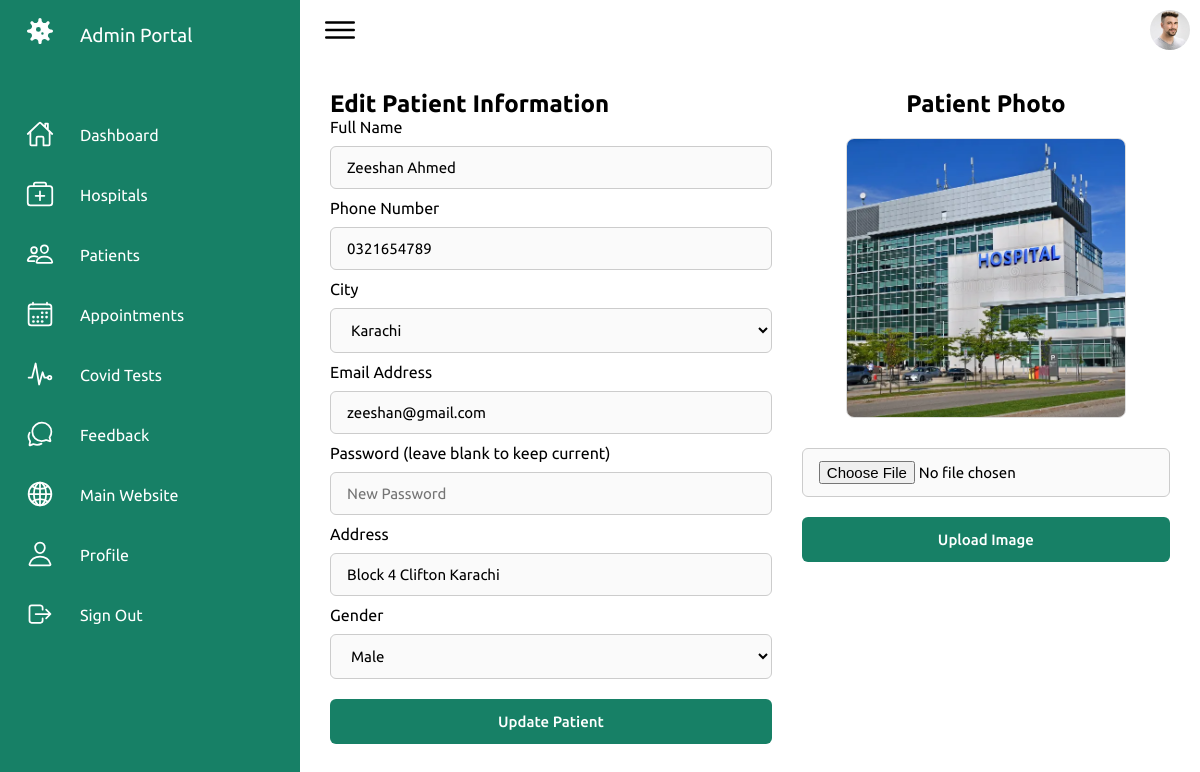
/admin/edit_patient.php?id=2 (signed in), run on the app's committed database.
### tables this page shows
CREATE TABLE `tbl_patient` (
  `id` int(11) NOT NULL AUTO_INCREMENT,
  `name` varchar(50) NOT NULL,
  `contact` varchar(15) NOT NULL DEFAULT '',
  `email` varchar(50) NOT NULL,
  `password` varchar(255) NOT NULL,
  `cid` int(11) NOT NULL DEFAULT 1,
  `address` varchar(150) NOT NULL DEFAULT '',
  `gender` varchar(15) NOT NULL DEFAULT '',
  `image` varchar(150) NOT NULL DEFAULT 'uploads/patients/user.jpg',
  `status` varchar(50) NOT NULL DEFAULT 'activate',
  PRIMARY KEY (`id`)
);

### admin/edit_patient.php (the view, shortened to what this page needs)
<?php
    include("connection.php");
    $id = isset($_GET['id']) ? intval($_GET['id']) : 0;
    $query = "SELECT * FROM tbl_patient WHERE id=$id";
    $result = mysqli_query($connection,$query);
    $row = mysqli_fetch_assoc($result);
?>
<!DOCTYPE html>
<html lang="en">
<head>
    <link rel="stylesheet" href="assets/css/index.css">
</head>
<body>
    <div class="container">
        <?php
            include("navigation.php");
        ?>
        <div class="main">
            <div class="topbar">
                <div class="toggle">
                    <ion-icon name="menu-outline"></ion-icon>
                </div>
                <div class="user">
                    <a href='profile.php'><img src="assets/imgs/customer01.jpg" alt="Profile"></a>
                </div>
            </div>
            <div class="mainContent">
                <div class="leftSide">
                <h2>Edit Patient Information</h2>
                <form method="post" autocomplete="off">
                    <label>Full Name</label>
                    <input type="text" placeholder="Enter Patient Name" name="name" value="<?php echo htmlspecialchars($row['name']);?>" required><br>
                    <label>Phone Number</label>
                    <input type="text" placeholder="Enter Patient Number" name="phone" value="<?php echo htmlspecialchars($row['contact']);?>"><br>
                    <label>City</label>
                    <select name="city" required>
                        <?php
                            $query = "SELECT * FROM tbl_city";
                            $result = mysqli_query($connection,$query);
                            if($result)
                            {
                                foreach ($result as $row1) {
                                    $selected = ($row['cid'] == $row1['id']) ? " selected" : "";
                                    echo "<option value='".$row1['id']."'$selected>".htmlspecialchars($row1['name'])."</option>";
                                }
                            }
                        ?>
                    </select><br>
                    <label>Email Address</label>
                    <input type="email" placeholder="Enter Patient Email" name="email" value="<?php echo htmlspecialchars($row['email']);?>" required><br>
                    <label>Password (leave blank to keep current)</label>
                    <input type="password" placeholder="New Password" name="password"><br>
                    <label>Address</label>
                    <input type="text" placeholder="Enter Patient Address" name="address" value="<?php echo htmlspecialchars($row['address']);?>"><br>
                    <label>Gender</label>
                    <select name="gender">
                        <option value="male" <?php echo (strtolower($row['gender']) === 'male') ? 'selected' : ''; ?>>Male</option>
                    </select>
                    <input type="submit" value="Update Patient" name="btnupdate">
                </form>
                </div>
                <div class="rightSide">
                    <h2>Patient Photo</h2>
                    <div class="image">
                        <?php
                            $patImg = "../uploads/patients/user.jpg";
                            if(!empty($row['image']))
                            {
                                $cleanName = basename($row['image']);
                                if(file_exists(dirname(__DIR__) . "/uploads/patients/" . $cleanName)) {
                                    $patImg = "../uploads/patients/" . $cleanName;
                                } elseif(file_exists(dirname(__DIR__) . "/" . $row['image'])) {
                                    $patImg = "../" . $row['image'];
                                }
                            }
                        ?>
                        <img src="<?php echo htmlspecialchars($patImg);?>" alt="Patient Photo">
                    </div>
                    <form method="post" enctype="multipart/form-data">
                        <input type="file" name="image" accept="image/*" required><br>
                        <input type="submit" value="Upload Image" name="btnupload">
                    </form>
                </div>
            </div>
        </div>
    </div>
</body>
</html>

### admin/assets/css/index.css (style rules this page uses)
* { font-family: "Ubuntu", sans-serif; margin: 0; padding: 0; box-sizing: border-box; }
:root { --white: #fff; --gray: #f5f5f5; --black1: #222; --black2: #999; --green:#178066; }
body { min-height: 100vh; overflow-x: hidden; }
.container { position: relative; width: 100%; }
.main { position: absolute; width: calc(100% - 300px); left: 300px; min-height: 100vh; background: var(--white); transition: 0.5s; }
.topbar { width: 100%; height: 60px; display: flex; justify-content: space-between; align-items: center; padding: 0 10px; }
.toggle { position: relative; width: 60px; height: 60px; display: flex; justify-content: center; align-items: center; font-size: 2.5rem; cursor: pointer; }
.user { position: relative; width: 40px; height: 40px; border-radius: 50%; overflow: hidden; cursor: pointer; }
.user img { position: absolute; top: 0; left: 0; width: 100%; height: 100%; object-fit: cover; }

### admin/edit_patient.php (style rules this page uses)
.mainContent { padding: 30px; display: flex; justify-content: space-around; flex-wrap: wrap; gap: 30px; }
.mainContent .leftSide { flex: 1.2; min-width: 320px; }
.mainContent form input, .mainContent form select { width: 100%; border: 1px solid #ccc; outline: none; padding: 12px 16px; border-radius: 6px; background-color: #fafafa; margin: 10px 0px; font-size: 15px; box-sizing: border-box; }
.mainContent form input[type="submit"] { background-color: #178066; color: #fff; border: none; cursor: pointer; padding: 14px; font-weight: 500; }
.mainContent .rightSide { flex: 1; min-width: 300px; text-align: center; }
.mainContent .rightSide .image { width: 280px; height: 280px; border: 1px solid #ddd; border-radius: 8px; overflow: hidden; margin: 20px auto; background-color: #eee; }
.mainContent .rightSide .image img { width: 100%; height: 100%; object-fit: cover; }

### data on the page
tbl_patient: name "Zeeshan Ahmed", phone "0321654789", email "zeeshan@gmail.com", address "Block 4 Clifton Karachi", gender "Male", image (picture)

### other printed values
form field city "Karachi"
